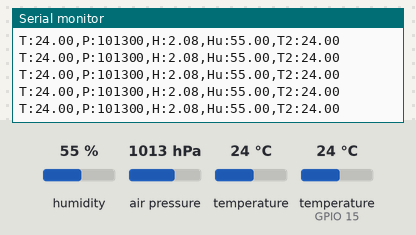
This program was run on a simulated ESP32. Parts: the last lines printed to the serial monitor. The test bench sets the inputs (shaded band); at power-on: humidity 55 %, air pressure 1013 hPa, temperature 24 °C, temperature (sensor on GPIO 15) 24 °C.

Above: at 1.2 s.
1.3 s: humidity set to 22 %
At 2.15 s:
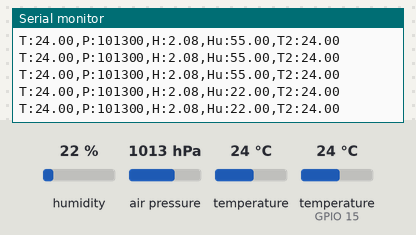
2.8 s: air pressure set to 952 hPa
At 2.9 s:
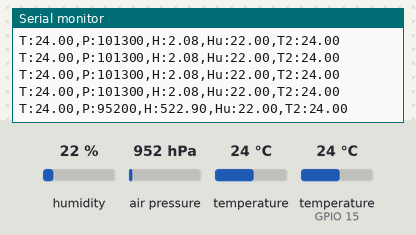
4.3 s: temperature (sensor 0) set to 12 °C
At 4.39 s:
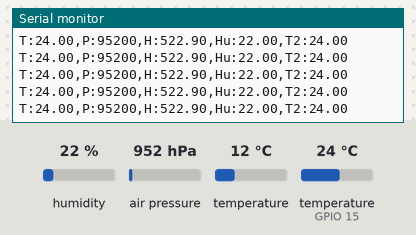
5.8 s: temperature (sensor on GPIO 15) set to 12 °C
At 5.89 s:
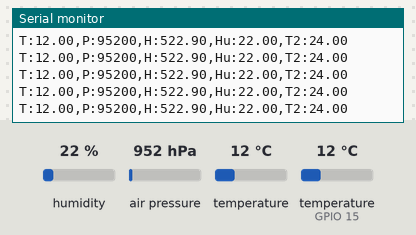
7.3 s: humidity set to 40 %
At 7.38 s:
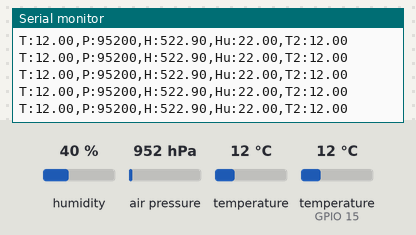
8.8 s: air pressure set to 975 hPa
At 8.88 s:
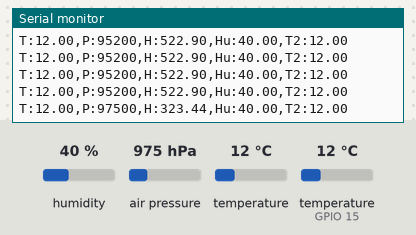
Timing chart, 0 to 11.3 s (numbered marks = the images above; inputs shaded):
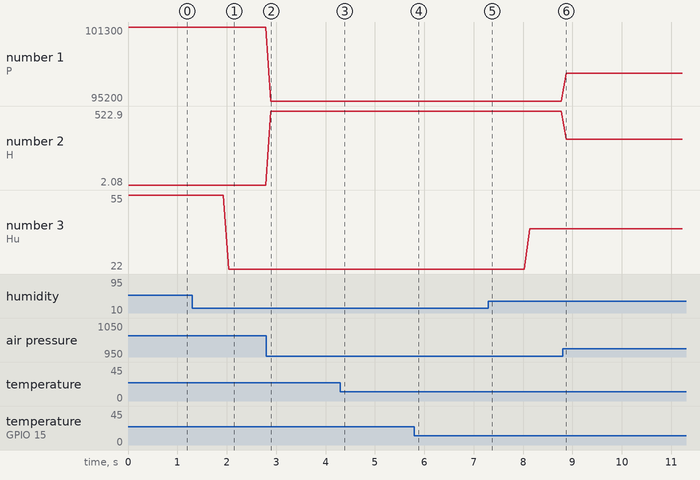

The program:

main.cpp
```cpp
#include <Arduino.h>
#include <Wire.h>
#include <Adafruit_Sensor.h>
#include <Adafruit_BMP085.h>
#include <DHT.h>
#include <DHT_U.h>
#include <SPI.h>
#include <string.h>

#define DHTPIN 15
#define DHTTYPE DHT22
DHT dht(DHTPIN, DHTTYPE);

String message="";

Adafruit_BMP085 bmp;

void setup() {
  Serial.begin(115200);
  Serial.println(F("BMP085 test"));

  if (!bmp.begin()) {
    Serial.println(F("Could not find a valid BMP085 sensor, check wiring!"));
    while (1) {}
  }

  dht.begin();
}

void loop() {

  //full message
  message = "T:" + String(bmp.readTemperature()) + ",P:" + String(bmp.readPressure()) + ",H:" + String(bmp.readAltitude()) + ",Hu:" + String(dht.readHumidity()) + ",T2:" + String(dht.readTemperature());
Serial.println(message);

  delay(100);
}
```

Measured:
- after the input at 1.3 s, the serial monitor: prints a new line after 0.74 s (image 1)
- after the input at 2.8 s, the serial monitor: prints a new line after 0.09 s (image 2)
- after the input at 8.8 s, the serial monitor: prints a new line after 0.08 s (image 6)
- plotted number 1: 101300 → 95200 after the input at 2.8 s, 95200 → 97500 after the input at 8.8 s
- plotted number 2: 2.08 → 522.9 after the input at 2.8 s, 522.9 → 323.44 after the input at 8.8 s
- plotted number 3: 55 → 22 after the input at 1.3 s, 22 → 40 after the input at 7.3 s
